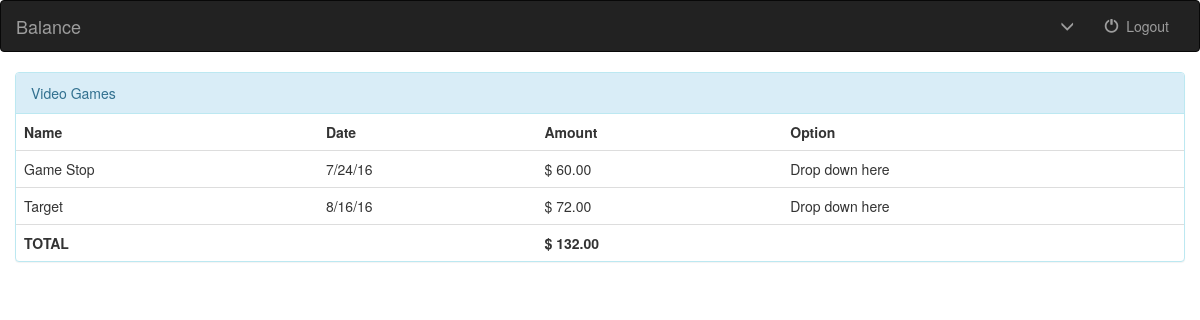
The app's page /file/12/ with its own data.
### file/models.py (models this page shows, shortened)
class Folder(models.Model):
    name = models.CharField(max_length=250)
    def get_total(self):
        total = 0
        for receipt in self.receipt_set.all():
            total += receipt.amount
        return total

class Receipt(models.Model):
    folder = models.ForeignKey(Folder, on_delete=models.CASCADE)
    store = models.CharField(max_length=250)
    date = models.CharField(max_length=15)
    amount = models.DecimalField(default=0.00, max_digits=10, decimal_places=2)

### file/views.py (the view, shortened to what this page needs)
# urls.py: url(r'^(?P<pk>[0-9]+)/$', views.DetailView.as_view(), name='detail'),
class DetailView(generic.DetailView):
    model = Folder
    template_name = 'file/details.html'

### file/templates/file/details.html (shortened to what this page needs)
{% extends 'file/base.html' %}
{% block body %}
    <div class="container-fluid">
        <div class="panel panel-info">
            <div class="panel-heading">{{ folder.name }}
            </div>
            <table class="table">
                <tr>
                    <th>Name</th>
                    <th>Date</th>
                    <th>Amount</th>
                    <th>Option</th>
                </tr>
                {% for receipt in folder.receipt_set.all %}
                <tr>
                    <td>{{ receipt.store }}</td>
                    <td>{{ receipt.date }}</td>
                    <td>$ {{ receipt.amount }}</td>
                    <td>Drop down here</td>
                </tr>
                {% endfor %}
                <tr>
                    <td><b>TOTAL</b></td>
                    <td></td>
                    <td><b>$ {{ folder.get_total }}</b></td>
                    <td></td>
                </tr>
            </table>
        </div>
    </div>
{% endblock %}

### records on screen
Folder: name "Video Games", get_total "132.00"
Receipt: store "Game Stop", date "7/24/16", amount "60.00"
Receipt: store "Target", date "8/16/16", amount "72.00"
